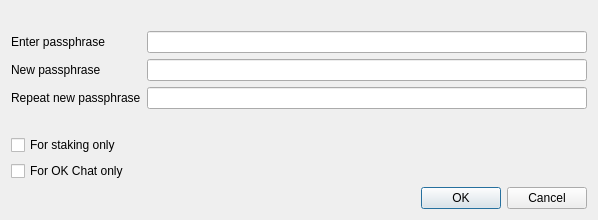
<?xml version="1.0" encoding="UTF-8"?>
<ui version="4.0">
 <class>AskPassphraseDialog</class>
 <widget class="QDialog" name="AskPassphraseDialog">
  <property name="geometry">
   <rect>
    <x>0</x>
    <y>0</y>
    <width>598</width>
    <height>198</height>
   </rect>
  </property>
  <property name="sizePolicy">
   <sizepolicy hsizetype="Preferred" vsizetype="Minimum">
    <horstretch>0</horstretch>
    <verstretch>0</verstretch>
   </sizepolicy>
  </property>
  <property name="minimumSize">
   <size>
    <width>550</width>
    <height>0</height>
   </size>
  </property>
  <property name="windowTitle">
   <string>Passphrase Dialog</string>
  </property>
  <layout class="QVBoxLayout" name="verticalLayout">
   <item>
    <widget class="QLabel" name="warningLabel">
     <property name="textFormat">
      <enum>Qt::RichText</enum>
     </property>
     <property name="wordWrap">
      <bool>true</bool>
     </property>
    </widget>
   </item>
   <item>
    <layout class="QFormLayout" name="formLayout">
     <property name="fieldGrowthPolicy">
      <enum>QFormLayout::AllNonFixedFieldsGrow</enum>
     </property>
     <item row="0" column="0">
      <widget class="QLabel" name="passLabel1">
       <property name="text">
        <string>Enter passphrase</string>
       </property>
      </widget>
     </item>
     <item row="0" column="1">
      <widget class="QLineEdit" name="passEdit1">
       <property name="echoMode">
        <enum>QLineEdit::Password</enum>
       </property>
      </widget>
     </item>
     <item row="1" column="0">
      <widget class="QLabel" name="passLabel2">
       <property name="text">
        <string>New passphrase</string>
       </property>
      </widget>
     </item>
     <item row="1" column="1">
      <widget class="QLineEdit" name="passEdit2">
       <property name="echoMode">
        <enum>QLineEdit::Password</enum>
       </property>
      </widget>
     </item>
     <item row="2" column="0">
      <widget class="QLabel" name="passLabel3">
       <property name="text">
        <string>Repeat new passphrase</string>
       </property>
      </widget>
     </item>
     <item row="2" column="1">
      <widget class="QLineEdit" name="passEdit3">
       <property name="echoMode">
        <enum>QLineEdit::Password</enum>
       </property>
      </widget>
     </item>
     <item row="3" column="1">
      <widget class="QLabel" name="capsLabel">
       <property name="font">
        <font>
         <weight>75</weight>
         <bold>true</bold>
        </font>
       </property>
       <property name="text">
        <string/>
       </property>
       <property name="alignment">
        <set>Qt::AlignCenter</set>
       </property>
      </widget>
     </item>
     <item row="4" column="0">
      <widget class="QCheckBox" name="stakingCheckBox">
       <property name="enabled">
        <bool>true</bool>
       </property>
       <property name="toolTip">
        <string>Unlocks the OK wallet to be able to participate in Staking.</string>
       </property>
       <property name="text">
        <string>For staking only</string>
       </property>
       <property name="visible">
        <bool>false</bool>
       </property>
      </widget>
     </item>
     <item row="5" column="0">
      <widget class="QCheckBox" name="messagingCheckBox">
       <property name="enabled">
        <bool>true</bool>
       </property>
       <property name="toolTip">
        <string>Unlocks the OK Chat to be able to send and receive messages.</string>
       </property>
       <property name="text">
        <string>For OK Chat only</string>
       </property>
       <property name="visible">
        <bool>false</bool>
       </property>
      </widget>
     </item>
    </layout>
   </item>
   <item>
    <widget class="QDialogButtonBox" name="buttonBox">
     <property name="orientation">
      <enum>Qt::Horizontal</enum>
     </property>
     <property name="standardButtons">
      <set>QDialogButtonBox::Cancel|QDialogButtonBox::Ok</set>
     </property>
    </widget>
   </item>
  </layout>
 </widget>
 <resources/>
 <connections>
  <connection>
   <sender>buttonBox</sender>
   <signal>accepted()</signal>
   <receiver>AskPassphraseDialog</receiver>
   <slot>accept()</slot>
   <hints>
    <hint type="sourcelabel">
     <x>248</x>
     <y>254</y>
    </hint>
    <hint type="destinationlabel">
     <x>157</x>
     <y>274</y>
    </hint>
   </hints>
  </connection>
  <connection>
   <sender>buttonBox</sender>
   <signal>rejected()</signal>
   <receiver>AskPassphraseDialog</receiver>
   <slot>reject()</slot>
   <hints>
    <hint type="sourcelabel">
     <x>316</x>
     <y>260</y>
    </hint>
    <hint type="destinationlabel">
     <x>286</x>
     <y>274</y>
    </hint>
   </hints>
  </connection>
 </connections>
</ui>
